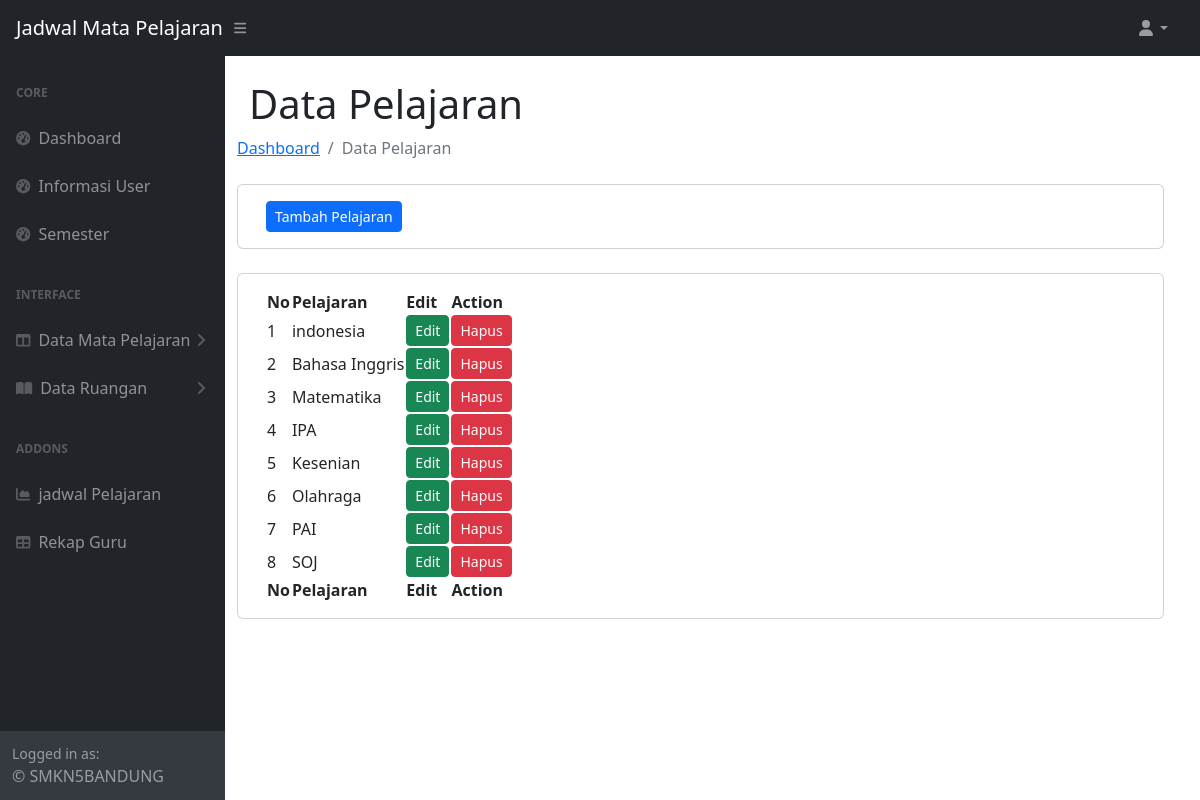
The app's page /menu_pelajaran.php (signed in) with its own data.
### tables this page shows
CREATE TABLE `pelajaran` (
  `id_pelajaran` int(11) NOT NULL,
  `pelajaran` varchar(30) NOT NULL
);

### menu_pelajaran.php (the view, shortened to what this page needs)
<?php
$level = $_SESSION['level'];
if($level == 1) { include "template/navigasi_admin.php"; }
?>
<!DOCTYPE html>
<html lang="en">
<div id="layoutSidenav_content">
        <main>
        <div class="container-fluid px-4">
        <div class="content">
                    <div class="col-md-12 row">
                        <h1 class="mt-4">Data Pelajaran</h1>
                        <ol class="breadcrumb mb-4">
                            <li class="breadcrumb-item"><a href="index.php">Dashboard</a></li>
                            <li class="breadcrumb-item active">Data Pelajaran</li>
                        </ol>
                        <div class="card mb-4">
                            <div class="card-body">
                                <a href="tambah_pelajaran.php" class="btn btn-primary btn-sm"> Tambah Pelajaran</a>
                            </div>
                        </div>
                        <div class="card mb-4">
                            <div class="card-body">
                                <table id="datatablesSimple">
                                    <thead>
                                        <tr>
                                            <th>No</th>
                                            <th>Pelajaran</th>
                                            <th>Edit</th>
                                            <th>Action</th>
                                        </tr>
                                    </thead>
                                    <tfoot>
                                        <tr>
                                            <th>No</th>
                                            <th>Pelajaran</th>
                                            <th>Edit</th>
                                            <th>Action</th>
                                        </tr>
                                    </tfoot>
                                    <tbody>
                                        <?php
                                            $koneksi = mysqli_connect("localhost", "root", "", "jadwal");
                                            $no = 1;
                                            $select         = "select * from pelajaran";
                                            $select         = mysqli_query($koneksi, $select);
                                            while($data= mysqli_fetch_array($select)){
                                        ?>
                                        <tr>
                                                <td><?php echo $no++; ?></td>
                                                <td><?php echo $data['pelajaran']; ?></td>
                                                <td>
                                                    <a class="btn btn-success btn-sm" href="edit_pelajaran.php?id_pelajaran=<?php echo $data['id_pelajaran']; ?>"> Edit</a>
                                                </td>
                                                <td>
                                                    <a class="btn btn-danger btn-sm" href="hapus_pelajaran.php?id_pelajaran=<?php echo $data['id_pelajaran']; ?>"> Hapus</a>
                                                </td>
                                        </tr>
                                        <?php } ?>
                                    </tbody>
                                </table>
                            </div>
                        </div>
                    </div>
                    </div>
            </div>
        </div>
    </body>
</html>

### template/navigasi_admin.php (style rules this page uses)
.card { background-color:white !important; }
.card-body { background-color:white !important; }

### records on screen
pelajaran: pelajaran "indonesia"
pelajaran: pelajaran "Bahasa Inggris"
pelajaran: pelajaran "Matematika"
pelajaran: pelajaran "IPA"
pelajaran: pelajaran "Kesenian"
pelajaran: pelajaran "Olahraga"
pelajaran: pelajaran "PAI"
pelajaran: pelajaran "SOJ"
